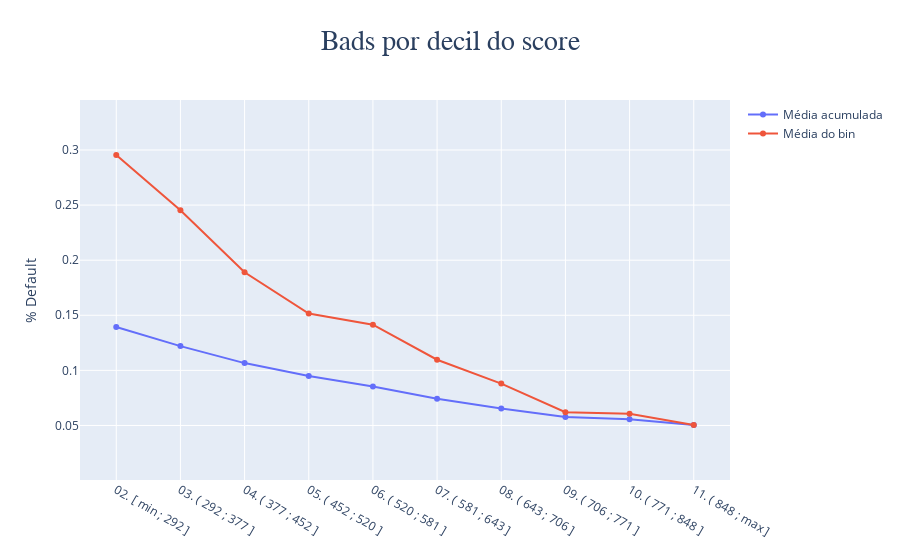

This figure's notebook cell:
### Code cell
plot_bads(df_val[target], df_val['score'] , 'Bads por decil do score')

### Figure 1 — Plotly figure (JSON) as saved in the notebook; plotly's stock layout.template omitted (floating-point values rounded to 4 significant figures)
{"data": [{"mode": "lines+markers", "name": "Média acumulada", "type": "scatter", "x": ["11. ( 848 ; max ]", "10. ( 771 ; 848 ]", "09. ( 706 ; 771 ]", "08. ( 643 ; 706 ]", "07. ( 581 ; 643 ]", "06. ( 520 ; 581 ]", "05. ( 452 ; 520 ]", "04. ( 377 ; 452 ]", "03. ( 292 ; 377 ]", "02. [ min ; 292 ]"], "y": [0.05051, 0.05556, 0.05772, 0.0653, 0.07417, 0.08538, 0.09483, 0.1066, 0.122, 0.1394]}, {"mode": "lines+markers", "name": "Média do bin", "type": "scatter", "x": ["11. ( 848 ; max ]", "10. ( 771 ; 848 ]", "09. ( 706 ; 771 ]", "08. ( 643 ; 706 ]", "07. ( 581 ; 643 ]", "06. ( 520 ; 581 ]", "05. ( 452 ; 520 ]", "04. ( 377 ; 452 ]", "03. ( 292 ; 377 ]", "02. [ min ; 292 ]"], "y": [0.05051, 0.06061, 0.06205, 0.08802, 0.1097, 0.1414, 0.1515, 0.189, 0.2453, 0.2954]}], "layout": {"title": {"font": {"family": "Arial", "size": 28}, "text": "Bads por decil do score", "x": 0.5}, "xaxis": {"categoryorder": "category ascending", "showgrid": true}, "yaxis": {"range": [0.0005051, 0.3454], "showgrid": true, "title": {"text": "% Default"}}}}
